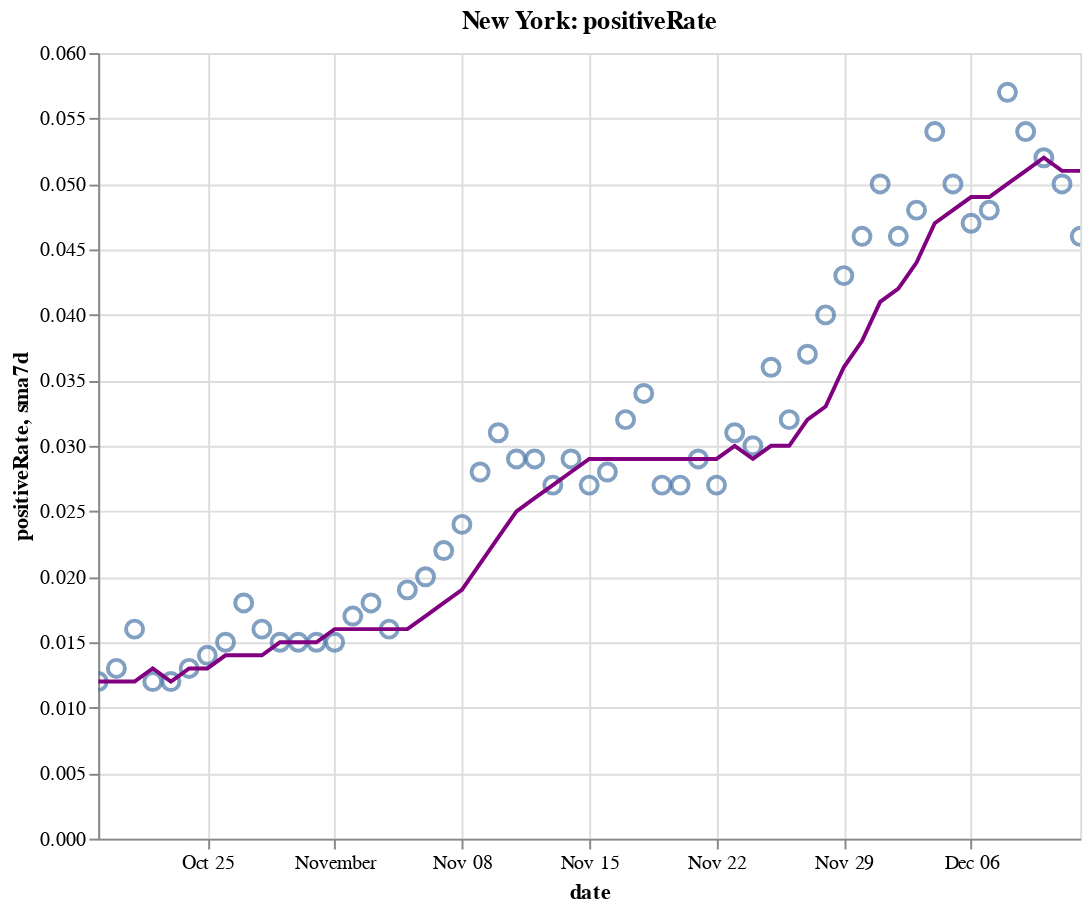

The cell this chart's notebook holds for it:
### Code cell
create_plot(ny, 'positiveRate')

### Figure 1 — Vega-Lite specification as saved in the notebook (floating-point values rounded to 4 significant figures)
{"config": {"view": {"continuousWidth": 400, "continuousHeight": 300}}, "layer": [{"layer": [{"mark": {"type": "point", "size": 75}, "encoding": {"tooltip": [{"type": "temporal", "field": "date"}, {"type": "quantitative", "field": "positiveRate"}, {"type": "quantitative", "field": "sma7d"}], "x": {"type": "temporal", "field": "date"}, "y": {"type": "quantitative", "field": "positiveRate"}}, "selection": {"selector010": {"type": "interval", "bind": "scales", "encodings": ["x", "y"]}}}, {"mark": {"type": "line", "color": "purple"}, "encoding": {"x": {"type": "temporal", "field": "date"}, "y": {"type": "quantitative", "field": "sma7d"}}}]}, {"mark": {"type": "rule", "color": "#aaa"}, "encoding": {"x": {"type": "temporal", "field": "date"}}, "transform": [{"filter": {"selection": "selector009"}}]}, {"mark": "circle", "encoding": {"opacity": {"condition": {"value": 1, "selection": "selector009"}, "value": 0}, "tooltip": [{"type": "temporal", "field": "date"}, {"type": "quantitative", "field": "positiveRate"}, {"type": "quantitative", "field": "sma7d"}], "x": {"type": "temporal", "field": "date"}, "y": {"type": "quantitative", "field": "positiveRate"}}, "selection": {"selector009": {"type": "single", "encodings": ["x"], "on": "mouseover", "nearest": true, "empty": "none"}}}, {"mark": {"type": "text", "align": "left", "dx": 5, "dy": -5, "stroke": "white", "strokeWidth": 2}, "encoding": {"text": {"type": "quantitative", "field": "positiveRate"}, "tooltip": [{"type": "temporal", "field": "date"}, {"type": "quantitative", "field": "positiveRate"}, {"type": "quantitative", "field": "sma7d"}], "x": {"type": "temporal", "field": "date"}, "y": {"type": "quantitative", "field": "positiveRate"}}, "transform": [{"filter": {"selection": "selector009"}}]}, {"mark": {"type": "text", "align": "left", "dx": 5, "dy": -5}, "encoding": {"text": {"type": "quantitative", "field": "positiveRate"}, "tooltip": [{"type": "temporal", "field": "date"}, {"type": "quantitative", "field": "positiveRate"}, {"type": "quantitative", "field": "sma7d"}], "x": {"type": "temporal", "field": "date"}, "y": {"type": "quantitative", "field": "positiveRate"}}, "transform": [{"filter": {"selection": "selector009"}}]}], "data": {"name": "data-8e1ca29b89e3e214be72ed260c392b2a"}, "height": 400, "title": "New York: positiveRate", "width": 500, "$schema": "https://vega.github.io/schema/vega-lite/v4.8.1.json", "datasets": {"data-8e1ca29b89e3e214be72ed260c392b2a": [{"date": "2020-10-19T00:00:00", "totalTestResultsIncrease": 82010.0, "positiveIncrease": 998.0, "death": 25660.0, "deathIncrease": 15.0, "positiveRate": 0.012, "state": "New York", "sma7d": 0.012}, {"date": "2020-10-20T00:00:00", "totalTestResultsIncrease": 90540.0, "positiveIncrease": 1201.0, "death": 25670.0, "deathIncrease": 13.0, "positiveRate": 0.013, "state": "New York", "sma7d": 0.012}, {"date": "2020-10-21T00:00:00", "totalTestResultsIncrease": 124800.0, "positiveIncrease": 2026.0, "death": 25680.0, "deathIncrease": 7.0, "positiveRate": 0.016, "state": "New York", "sma7d": 0.012}, {"date": "2020-10-22T00:00:00", "totalTestResultsIncrease": 135300.0, "positiveIncrease": 1628.0, "death": 25690.0, "deathIncrease": 15.0, "positiveRate": 0.012, "state": "New York", "sma7d": 0.013}, {"date": "2020-10-23T00:00:00", "totalTestResultsIncrease": 141500.0, "positiveIncrease": 1637.0, "death": 25700.0, "deathIncrease": 11.0, "positiveRate": 0.012, "state": "New York", "sma7d": 0.012}, {"date": "2020-10-24T00:00:00", "totalTestResultsIncrease": 156900.0, "positiveIncrease": 2061.0, "death": 25720.0, "deathIncrease": 13.0, "positiveRate": 0.013, "state": "New York", "sma7d": 0.013}, {"date": "2020-10-25T00:00:00", "totalTestResultsIncrease": 120800.0, "positiveIncrease": 1632.0, "death": 25730.0, "deathIncrease": 12.0, "positiveRate": 0.014, "state": "New York", "sma7d": 0.013}, {"date": "2020-10-26T00:00:00", "totalTestResultsIncrease": 82120.0, "positiveIncrease": 1191.0, "death": 25740.0, "deathIncrease": 12.0, "positiveRate": 0.015, "state": "New York", "sma7d": 0.014}, {"date": "2020-10-27T00:00:00", "totalTestResultsIncrease": 111600.0, "positiveIncrease": 1991.0, "death": 25760.0, "deathIncrease": 16.0, "positiveRate": 0.018, "state": "New York", "sma7d": 0.014}, {"date": "2020-10-28T00:00:00", "totalTestResultsIncrease": 129700.0, "positiveIncrease": 2031.0, "death": 25770.0, "deathIncrease": 15.0, "positiveRate": 0.016, "state": "New York", "sma7d": 0.014}, {"date": "2020-10-29T00:00:00", "totalTestResultsIncrease": 168400.0, "positiveIncrease": 2499.0, "death": 25790.0, "deathIncrease": 19.0, "positiveRate": 0.015, "state": "New York", "sma7d": 0.015}, {"date": "2020-10-30T00:00:00", "totalTestResultsIncrease": 146900.0, "positiveIncrease": 2255.0, "death": 25800.0, "deathIncrease": 12.0, "positiveRate": 0.015, "state": "New York", "sma7d": 0.015}, {"date": "2020-10-31T00:00:00", "totalTestResultsIncrease": 137000.0, "positiveIncrease": 2049.0, "death": 25810.0, "deathIncrease": 3.0, "positiveRate": 0.015, "state": "New York", "sma7d": 0.015}, {"date": "2020-11-01T00:00:00", "totalTestResultsIncrease": 148900.0, "positiveIncrease": 2255.0, "death": 25820.0, "deathIncrease": 17.0, "positiveRate": 0.015, "state": "New York", "sma7d": 0.016}, {"date": "2020-11-02T00:00:00", "totalTestResultsIncrease": 96100.0, "positiveIncrease": 1633.0, "death": 25840.0, "deathIncrease": 14.0, "positiveRate": 0.017, "state": "New York", "sma7d": 0.016}, {"date": "2020-11-03T00:00:00", "totalTestResultsIncrease": 127900.0, "positiveIncrease": 2321.0, "death": 25850.0, "deathIncrease": 15.0, "positiveRate": 0.018, "state": "New York", "sma7d": 0.016}, {"date": "2020-11-04T00:00:00", "totalTestResultsIncrease": 133500.0, "positiveIncrease": 2126.0, "death": 25870.0, "deathIncrease": 15.0, "positiveRate": 0.016, "state": "New York", "sma7d": 0.016}, {"date": "2020-11-05T00:00:00", "totalTestResultsIncrease": 161000.0, "positiveIncrease": 2997.0, "death": 25890.0, "deathIncrease": 24.0, "positiveRate": 0.019, "state": "New York", "sma7d": 0.016}, {"date": "2020-11-06T00:00:00", "totalTestResultsIncrease": 160700.0, "positiveIncrease": 3209.0, "death": 25910.0, "deathIncrease": 18.0, "positiveRate": 0.02, "state": "New York", "sma7d": 0.017}, {"date": "2020-11-07T00:00:00", "totalTestResultsIncrease": 163300.0, "positiveIncrease": 3587.0, "death": 25930.0, "deathIncrease": 18.0, "positiveRate": 0.022, "state": "New York", "sma7d": 0.018}, {"date": "2020-11-08T00:00:00", "totalTestResultsIncrease": 145600.0, "positiveIncrease": 3428.0, "death": 25950.0, "deathIncrease": 19.0, "positiveRate": 0.024, "state": "New York", "sma7d": 0.019}, {"date": "2020-11-09T00:00:00", "totalTestResultsIncrease": 111400.0, "positiveIncrease": 3144.0, "death": 25970.0, "deathIncrease": 26.0, "positiveRate": 0.028, "state": "New York", "sma7d": 0.021}, {"date": "2020-11-10T00:00:00", "totalTestResultsIncrease": 128000.0, "positiveIncrease": 3965.0, "death": 26000.0, "deathIncrease": 32.0, "positiveRate": 0.031, "state": "New York", "sma7d": 0.023}, {"date": "2020-11-11T00:00:00", "totalTestResultsIncrease": 164300.0, "positiveIncrease": 4820.0, "death": 26030.0, "deathIncrease": 21.0, "positiveRate": 0.029, "state": "New York", "sma7d": 0.025}, {"date": "2020-11-12T00:00:00", "totalTestResultsIncrease": 162600.0, "positiveIncrease": 4797.0, "death": 26060.0, "deathIncrease": 29.0, "positiveRate": 0.029, "state": "New York", "sma7d": 0.026}, {"date": "2020-11-13T00:00:00", "totalTestResultsIncrease": 203700.0, "positiveIncrease": 5401.0, "death": 26080.0, "deathIncrease": 24.0, "positiveRate": 0.027, "state": "New York", "sma7d": 0.027}, {"date": "2020-11-14T00:00:00", "totalTestResultsIncrease": 184200.0, "positiveIncrease": 5388.0, "death": 26100.0, "deathIncrease": 24.0, "positiveRate": 0.029, "state": "New York", "sma7d": 0.028}, {"date": "2020-11-15T00:00:00", "totalTestResultsIncrease": 133200.0, "positiveIncrease": 3649.0, "death": 26130.0, "deathIncrease": 30.0, "positiveRate": 0.027, "state": "New York", "sma7d": 0.029}, {"date": "2020-11-16T00:00:00", "totalTestResultsIncrease": 124600.0, "positiveIncrease": 3490.0, "death": 26160.0, "deathIncrease": 26.0, "positiveRate": 0.028, "state": "New York", "sma7d": 0.029}, {"date": "2020-11-17T00:00:00", "totalTestResultsIncrease": 159900.0, "positiveIncrease": 5088.0, "death": 26190.0, "deathIncrease": 30.0, "positiveRate": 0.032, "state": "New York", "sma7d": 0.029}, {"date": "2020-11-18T00:00:00", "totalTestResultsIncrease": 154400.0, "positiveIncrease": 5294.0, "death": 26220.0, "deathIncrease": 36.0, "positiveRate": 0.034, "state": "New York", "sma7d": 0.029}, {"date": "2020-11-19T00:00:00", "totalTestResultsIncrease": 195200.0, "positiveIncrease": 5310.0, "death": 26260.0, "deathIncrease": 32.0, "positiveRate": 0.027, "state": "New York", "sma7d": 0.029}, {"date": "2020-11-20T00:00:00", "totalTestResultsIncrease": 205500.0, "positiveIncrease": 5468.0, "death": 26290.0, "deathIncrease": 35.0, "positiveRate": 0.027, "state": "New York", "sma7d": 0.029}, {"date": "2020-11-21T00:00:00", "totalTestResultsIncrease": 207900.0, "positiveIncrease": 5972.0, "death": 26330.0, "deathIncrease": 34.0, "positiveRate": 0.029, "state": "New York", "sma7d": 0.029}, {"date": "2020-11-22T00:00:00", "totalTestResultsIncrease": 196600.0, "positiveIncrease": 5392.0, "death": 26360.0, "deathIncrease": 31.0, "positiveRate": 0.027, "state": "New York", "sma7d": 0.029}, {"date": "2020-11-23T00:00:00", "totalTestResultsIncrease": 191500.0, "positiveIncrease": 5906.0, "death": 26390.0, "deathIncrease": 33.0, "positiveRate": 0.031, "state": "New York", "sma7d": 0.03}, {"date": "2020-11-24T00:00:00", "totalTestResultsIncrease": 164800.0, "positiveIncrease": 4881.0, "death": 26440.0, "deathIncrease": 51.0, "positiveRate": 0.03, "state": "New York", "sma7d": 0.029}, {"date": "2020-11-25T00:00:00", "totalTestResultsIncrease": 173100.0, "positiveIncrease": 6265.0, "death": 26480.0, "deathIncrease": 41.0, "positiveRate": 0.036, "state": "New York", "sma7d": 0.03}, {"date": "2020-11-26T00:00:00", "totalTestResultsIncrease": 217700.0, "positiveIncrease": 6933.0, "death": 26550.0, "deathIncrease": 67.0, "positiveRate": 0.032, "state": "New York", "sma7d": 0.03}, {"date": "2020-11-27T00:00:00", "totalTestResultsIncrease": 219400.0, "positiveIncrease": 8176.0, "death": 26590.0, "deathIncrease": 39.0, "positiveRate": 0.037, "state": "New York", "sma7d": 0.032}, {"date": "2020-11-28T00:00:00", "totalTestResultsIncrease": 152400.0, "positiveIncrease": 6063.0, "death": 26630.0, "deathIncrease": 44.0, "positiveRate": 0.04, "state": "New York", "sma7d": 0.033}, {"date": "2020-11-29T00:00:00", "totalTestResultsIncrease": 157300.0, "positiveIncrease": 6723.0, "death": 26690.0, "deathIncrease": 58.0, "positiveRate": 0.043, "state": "New York", "sma7d": 0.036}, {"date": "2020-11-30T00:00:00", "totalTestResultsIncrease": 149000.0, "positiveIncrease": 6819.0, "death": 26750.0, "deathIncrease": 57.0, "positiveRate": 0.046, "state": "New York", "sma7d": 0.038}, {"date": "2020-12-01T00:00:00", "totalTestResultsIncrease": 146700.0, "positiveIncrease": 7285.0, "death": 26820.0, "deathIncrease": 69.0, "positiveRate": 0.05, "state": "New York", "sma7d": 0.041}, {"date": "2020-12-02T00:00:00", "totalTestResultsIncrease": 193600.0, "positiveIncrease": 8973.0, "death": 26890.0, "deathIncrease": 73.0, "positiveRate": 0.046, "state": "New York", "sma7d": 0.042}, {"date": "2020-12-03T00:00:00", "totalTestResultsIncrease": 203400.0, "positiveIncrease": 9855.0, "death": 26960.0, "deathIncrease": 66.0, "positiveRate": 0.048, "state": "New York", "sma7d": 0.044}, {"date": "2020-12-04T00:00:00", "totalTestResultsIncrease": 208300.0, "positiveIncrease": 11270.0, "death": 27020.0, "deathIncrease": 62.0, "positiveRate": 0.054, "state": "New York", "sma7d": 0.047}, {"date": "2020-12-05T00:00:00", "totalTestResultsIncrease": 215400.0, "positiveIncrease": 10760.0, "death": 27090.0, "deathIncrease": 72.0, "positiveRate": 0.05, "state": "New York", "sma7d": 0.048}, {"date": "2020-12-06T00:00:00", "totalTestResultsIncrease": 205800.0, "positiveIncrease": 9702.0, "death": 27150.0, "deathIncrease": 60.0, "positiveRate": 0.047, "state": "New York", "sma7d": 0.049}, {"date": "2020-12-07T00:00:00", "totalTestResultsIncrease": 152300.0, "positiveIncrease": 7302.0, "death": 27230.0, "deathIncrease": 83.0, "positiveRate": 0.048, "state": "New York", "sma7d": 0.049}, {"date": "2020-12-08T00:00:00", "totalTestResultsIncrease": 162500.0, "positiveIncrease": 9335.0, "death": 27310.0, "deathIncrease": 75.0, "positiveRate": 0.057, "state": "New York", "sma7d": 0.05}, {"date": "2020-12-09T00:00:00", "totalTestResultsIncrease": 194600.0, "positiveIncrease": 10600.0, "death": 27400.0, "deathIncrease": 97.0, "positiveRate": 0.054, "state": "New York", "sma7d": 0.051}, {"date": "2020-12-10T00:00:00", "totalTestResultsIncrease": 197400.0, "positiveIncrease": 10180.0, "death": 27500.0, "deathIncrease": 94.0, "positiveRate": 0.052, "state": "New York", "sma7d": 0.052}, {"date": "2020-12-11T00:00:00", "totalTestResultsIncrease": 212700.0, "positiveIncrease": 10600.0, "death": 27590.0, "deathIncrease": 89.0, "positiveRate": 0.05, "state": "New York", "sma7d": 0.051}, {"date": "2020-12-12T00:00:00", "totalTestResultsIncrease": 242900.0, "positiveIncrease": 11130.0, "death": 27680.0, "deathIncrease": 88.0, "positiveRate": 0.046, "state": "New York", "sma7d": 0.051}]}}
